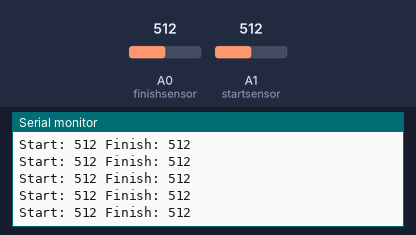
Bench run of a sketch on a simulated Arduino Uno, built with avr-gcc and run on an emulated ATmega328P. Parts: the last lines printed to the serial monitor. The inputs (shaded band) are chosen by the test bench; at power-on: A0 (finishsensor) = 512, A1 (startsensor) = 512.

Above: at 1.2 s.
1.3 s: A0 (finishsensor) set to 716
At 1.31 s:
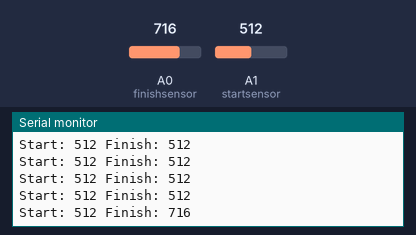
2.8 s: A1 (startsensor) set to 716
At 2.82 s:
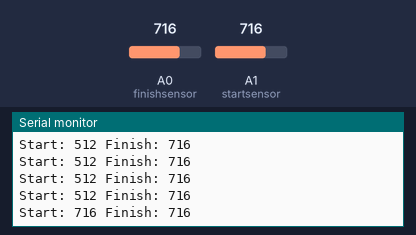
4.3 s: A0 (finishsensor) set to 900
At 4.33 s:
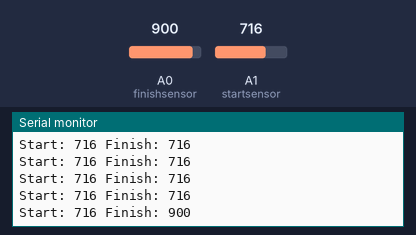
5.8 s: A1 (startsensor) set to 900
At 5.84 s:
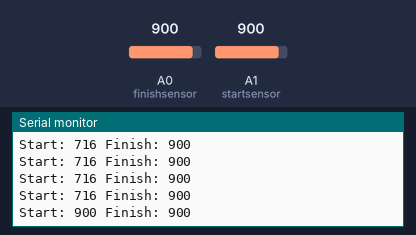
Timing chart, 0 to 8.3 s (numbered marks = the images above; inputs shaded):
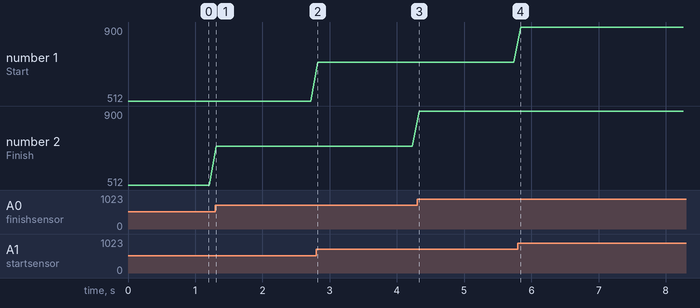

Measured:
- after the input at 1.3 s, the serial monitor: prints a new line at once (image 1)
- after the input at 2.8 s, the serial monitor: prints a new line at once (image 2)
- after the input at 4.3 s, the serial monitor: prints a new line at once (image 3)
- after the input at 5.8 s, the serial monitor: prints a new line at once (image 4)
- plotted number 2: 512 → 716 after the input at 1.3 s, 716 → 900 after the input at 4.3 s

The sketch:

test_senzori.ino
```cpp
const int startsensor = A1;
const int finishsensor = A0;

int start = 0;
int finish = 0;

void setup() {
  // put your setup code here, to run once:
  Serial.begin(9600);
}

void loop() {
  // put your main code here, to run repeatedly:
  start = analogRead(startsensor);
  finish = analogRead(finishsensor);
  Serial.print("Start: ");
  Serial.print(start);
  Serial.print(" Finish: ");
  Serial.println(finish);
  delay(100);
}
```
